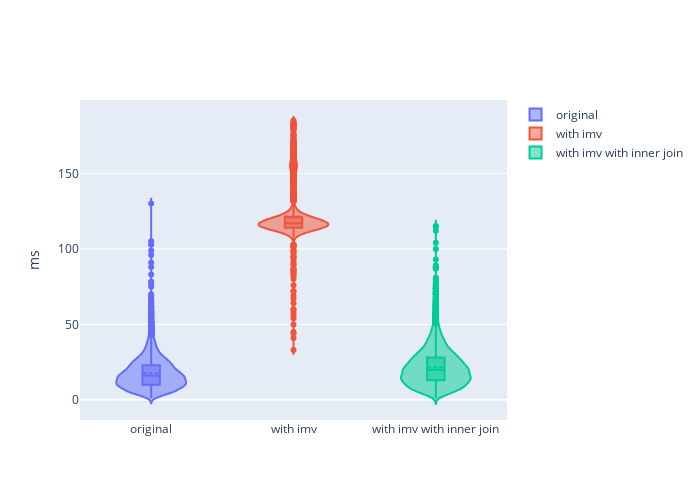

This figure's notebook cell:
### Code cell
import plotly.graph_objects as go

fig = go.Figure()

fig.add_trace(go.Violin(
                        y=l,
                        name="original",
                        box_visible=True,
                        meanline_visible=True))

fig.add_trace(go.Violin(
                        y=i,
                        name="with imv",
                        box_visible=True,
                        meanline_visible=True))
fig.add_trace(go.Violin(
                        y=j,
                        name="with imv with inner join",
                        box_visible=True,
                        meanline_visible=True))


fig.update_layout(
    autosize=False,
    width=700,
    height=500,
    yaxis=dict(
        title_text="ms",)
    )

fig.show()

### Figure 1 — Plotly figure (JSON) as saved in the notebook; plotly's stock layout.template omitted (floating-point values rounded to 4 significant figures; data arrays with more than 128 entries replaced by an {"elided": "..."} marker saying what was removed)
{"data": [{"box": {"visible": true}, "meanline": {"visible": true}, "name": "original", "type": "violin", "y": {"elided": "10000 int values"}}, {"box": {"visible": true}, "meanline": {"visible": true}, "name": "with imv", "type": "violin", "y": {"elided": "10000 int values"}}, {"box": {"visible": true}, "meanline": {"visible": true}, "name": "with imv with inner join", "type": "violin", "y": {"elided": "10000 int values"}}], "layout": {"autosize": false, "height": 500, "width": 700, "yaxis": {"title": {"text": "ms"}}}}
